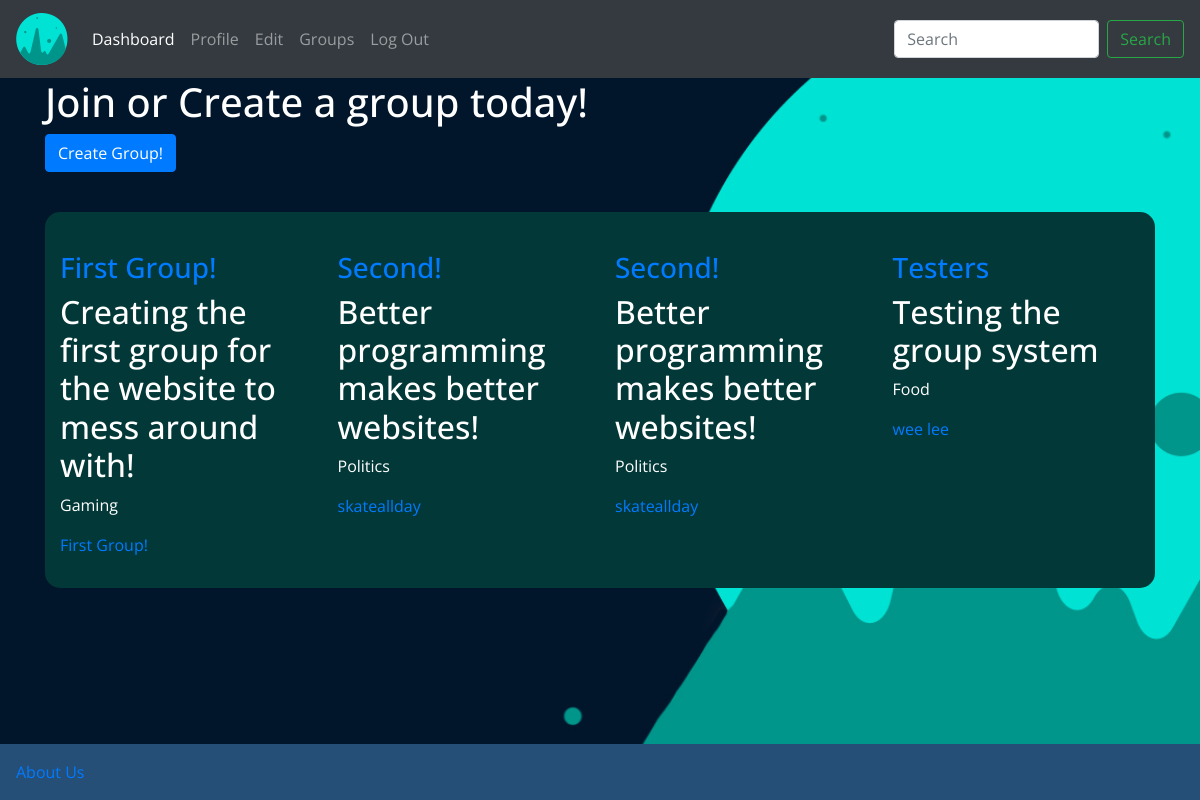
Screenshot of /groups (signed in) with the database file from the repository.
### tables this page shows
CREATE TABLE groups (
    groupId INTEGER PRIMARY KEY AUTOINCREMENT,
    groupName TEXT NOT NULL,
    groupBio TEXT NOT NULL,
    groupType TEXT NOT NULL,
    groupMembers TEXT NOT NULL,
    groupSize TEXT NOT NULL,
    groupImage TEXT Null);

### app.py (the view, shortened to what this page needs)
@app.route("/groups", methods=['GET', 'POST'])
def groups():
        if g.username:
                form = createGroup(request.form)
                conn =sqlite3.connect('userData.db')
                print ("Opened database successfully")
                c = conn.cursor()
                c.execute('SELECT * FROM groups');
                groups = c.fetchall()
                print(groups)
                return render_template('groups.html', form=form, groups=groups, username=g.username)
        else:
                flash('Please Login to continue')
                return redirect('Login')

### forms/forms.py
class createGroup(FlaskForm):
    groupName = StringField('title', validators=[DataRequired(), Length(min=2, max=50)])
    groupBio = StringField('content', validators=[DataRequired()], widget=TextArea())
    groupType = SelectField('category', choices=[('Art', 'Art'), ('Music', 'Music'), ('Sports', 'Sports'), ('Travel', 'Travel'),('Food', 'Food'), ('Gaming', 'Gaming'), ('Film', 'Film'), ('Politics', 'Politics')])
    groupImage = FileField('Upload Profile Image')
    submit = SubmitField("Let's Go!")

### app.py (called while the page is built)
@app.before_request
def before_request():
        g.username = None
        if 'username' in session:
                g.username = session['username']

### static/frontend/public/templates/groups.html (shortened to what this page needs)
{% extends "template.html" %}
{% block content %}
<div class="container">
    <div class="row">
        <div class="col-sm-12 ">
        <h1>Join or Create a group today!</h1>
</div>
    </div>
    <div class="row">
        <div class="col-sm-6">
            <button id="slider" class="btn btn-primary">Create Group!</button>
        </div>
    </div>
                <div class="previousPosts">
                    <div class="row"> {% for group in groups %}
                        <div class="col-sm-3">
                            <a href={{url_for('subgroup', subgroup=group[0])}}><h3>{{group[1]}}</h3></a>
                            <h2>{{group[2]}}</h2>
                            <p>{{group[3]}}</p>
                            <a href={{url_for('profileUserName', user=group[4])}}><p>{{group[4]}}</p></a>
                        </div> {% endfor %}
                    </div>
                </div>
        </div>
    <div class="row">
        <div class="col-sm-6">
        </div>
    </div>
{% endblock %}

### static/frontend/public/styles.css (style rules this page uses)
.body { min-height: 100vh; position: relative; margin: 0; font-family: 'Open Sans', sans-serif; color:#fff; background-color: #01162B; background-image: url(background2.jpg); background-size: cover; background-repeat: no-repeat; background-attachment: fixed; }
.previousPosts { background-color:#023837; border-radius: 15px; padding:15px; margin-top:5vmin; }

### rows the page displays
groups: groupName "First Group!", groupBio "Creating the first group for the website to mess around with!", groupType "Gaming", groupMembers "First Group!"
groups: groupName "Second!", groupBio "Better programming makes better websites!", groupType "Politics", groupMembers "skateallday"
groups: groupName "Second!", groupBio "Better programming makes better websites!", groupType "Politics", groupMembers "skateallday"
groups: groupName "Testers", groupBio "Testing the group system", groupType "Food", groupMembers "wee lee"
